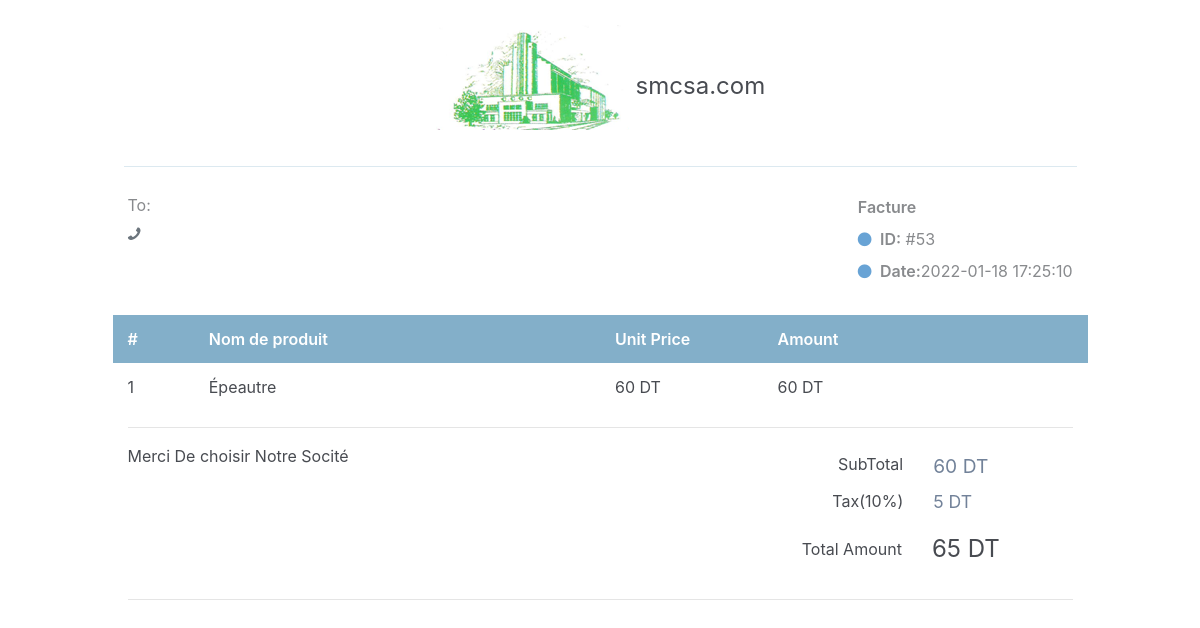
The page /user/article/shop/facture.php on the database its author committed.
### tables this page shows
CREATE TABLE `commande` (
  `id` int(100) NOT NULL,
  `idUser` int(100) NOT NULL,
  `idArticle` int(11) NOT NULL,
  `Validate` int(3) NOT NULL,
  `date` timestamp NOT NULL DEFAULT current_timestamp() ON UPDATE current_timestamp()
);

CREATE TABLE `article` (
  `id` int(11) NOT NULL,
  `name` varchar(50) NOT NULL,
  `code_article` varchar(100) NOT NULL,
  `libelle_article` varchar(100) NOT NULL,
  `prix_achat` int(50) NOT NULL,
  `prix_vente` int(50) NOT NULL,
  `stock` varchar(50) NOT NULL,
  `date` date NOT NULL
);

### user/article/shop/facture.php (the view, shortened to what this page needs)
<?php
include("../../../programme/connection.php");
  $user_data = check_login($con);
  $sql = "SELECT * FROM commande ORDER BY id DESC LIMIT 1";
  $result = $con->query($sql) or die($con->error);
  $row = $result->fetch_assoc();
  $sqls = "SELECT * FROM article WHERE id='" . $row['idArticle']. "'";
  $results = $con->query($sqls) ;
  $rows = $results->fetch_assoc();
?>
<!DOCTYPE html>
<html lang="en">
<head>
    <link href="https://cdn.jsdelivr.net/npm/bootstrap@4.4.1/dist/css/bootstrap.min.css" rel="stylesheet">
</head>
<body>
<link href="https://maxcdn.bootstrapcdn.com/font-awesome/4.7.0/css/font-awesome.min.css" rel="stylesheet" />
    <div class="container px-0">
        <div class="row mt-4">
            <div class="col-12 col-lg-10 offset-lg-1">
                <div class="row">
                    <div class="col-12">
                        <div class="text-center text-150">
                        <img  src="../../img/logo.png" alt="">
                            <span class="text-default-d3">smcsa.com</span>
                        </div>
                    </div>
                </div>
                <hr class="row brc-default-l1 mx-n1 mb-4" />
                <div class="row">
                    <div class="col-sm-6">
                        <div>
                            <span class="text-sm text-grey-m2 align-middle">To:</span>
                        </div>
                        <div class="text-grey-m2">
                            <div class="my-1"><i class="fa fa-phone fa-flip-horizontal text-secondary"></i> <b class="text-600"><?php echo $user_data['phone']?></b></div>
                        </div>
                    </div>
                    <div class="text-95 col-sm-6 align-self-start d-sm-flex justify-content-end">
                        <div class="text-grey-m2">
                            <div class="mt-1 mb-2 text-secondary-m1 text-600 text-125">
                                Facture
                            </div>
                            <div class="my-2"><i class="fa fa-circle text-blue-m2 text-xs mr-1"></i> <span class="text-600 text-90">ID:</span> #<?php echo $row['id'] + 1?></div>
                            <div class="my-2"><i class="fa fa-circle text-blue-m2 text-xs mr-1"></i> <span class="text-600 text-90">Date:</span><?php echo $row['date']?></div>
                        </div>
                    </div>
                </div>
                <div class="mt-4">
                    <div class="row text-600 text-white bgc-default-tp1 py-25">
                        <div class="d-none d-sm-block col-1">#</div>
                        <div class="col-9 col-sm-5">Nom de produit</div>
                        <div class="d-none d-sm-block col-sm-2">Unit Price</div>
                        <div class="col-2">Amount</div>
                    </div>
                    <div class="text-95 text-secondary-d3">
                        <div class="row mb-2 mb-sm-0 py-25">
                            <div class="d-none d-sm-block col-1"><?php echo $rows['id']?></div>
                            <div class="col-9 col-sm-5"><?php echo $rows['name']?></div>
                            <div class="d-none d-sm-block col-2 text-95"><?php echo $rows['prix_achat']?> DT</div>
                            <div class="col-2 text-secondary-d2"><?php echo $rows['prix_achat']?> DT</div>
                        </div>
                    </div>
<hr>
                    <div class="row mt-3">
                        <div class="col-12 col-sm-7 text-grey-d2 text-95 mt-2 mt-lg-0">
                            Merci De choisir Notre Socité
                        </div>
                        <div class="col-12 col-sm-5 text-grey text-90 order-first order-sm-last">
                            <div class="row my-2">
                                <div class="col-7 text-right">
                                    SubTotal
                                </div>
                                <div class="col-5">
                                    <span class="text-120 text-secondary-d1"><?php echo $rows['prix_achat']?> DT</span>
                                </div>
                            </div>
                            <div class="row my-2">
                                <div class="col-7 text-right">
                                    Tax(10%)
                                </div>
                                <div class="col-5">
                                    <span class="text-110 text-secondary-d1">5 DT</span>
                                </div>
                            </div>
                            <div class="row my-2 align-items-center bgc-primary-l3 p-2">
                                <div class="col-7 text-right">
                                    Total Amount
                                </div>
                                <div class="col-5">
                                    <span class="text-150 text-success-d3 opacity-2"><?php echo $rows['prix_achat'] + 5?> DT</span>
                                </div>
                            </div>
                        </div>
                    </div>
                    <hr />
                </div>
            </div>
        </div>
    </div>
</body>
</html>

### user/article/shop/facture.php (style rules this page uses)
body { margin-top:20px; color: #484b51; }
.text-secondary-d1 { color: #728299!important; }
.brc-default-l1 { border-color: #dce9f0!important; }
.ml-n1, .mx-n1 { margin-left: -.25rem!important; }
.mr-n1, .mx-n1 { margin-right: -.25rem!important; }
.mb-4, .my-4 { margin-bottom: 1.5rem!important; }
hr { margin-top: 1rem; margin-bottom: 1rem; border: 0; border-top: 1px solid rgba(0,0,0,.1); }
.text-grey-m2 { color: #888a8d!important; }
.font-bolder, .text-600 { font-weight: 600!important; }
.text-110 { font-size: 110%!important; }
.pb-25, .py-25 { padding-bottom: .75rem!important; }
.pt-25, .py-25 { padding-top: .75rem!important; }
.bgc-default-tp1 { background-color: rgba(121,169,197,.92)!important; }
.text-120 { font-size: 120%!important; }
.text-blue-m2 { color: #68a3d5!important; }
.text-150 { font-size: 150%!important; }

### rows shown on the page
commande: $row['id'] + 1 "53", date "2022-01-18 17:25:10"
article: id "1", name "Épeautre", prix_achat "60", $rows['prix_achat'] + 5 "65"
